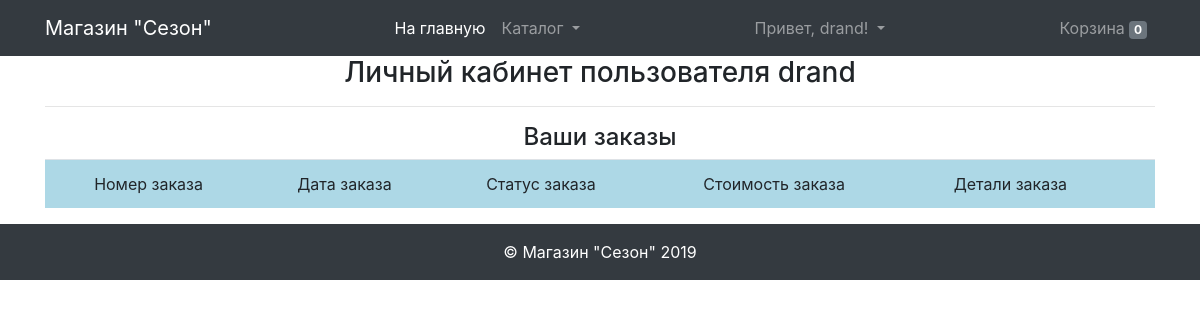
/account/ (signed in), run on an earlier commit of the app's database.
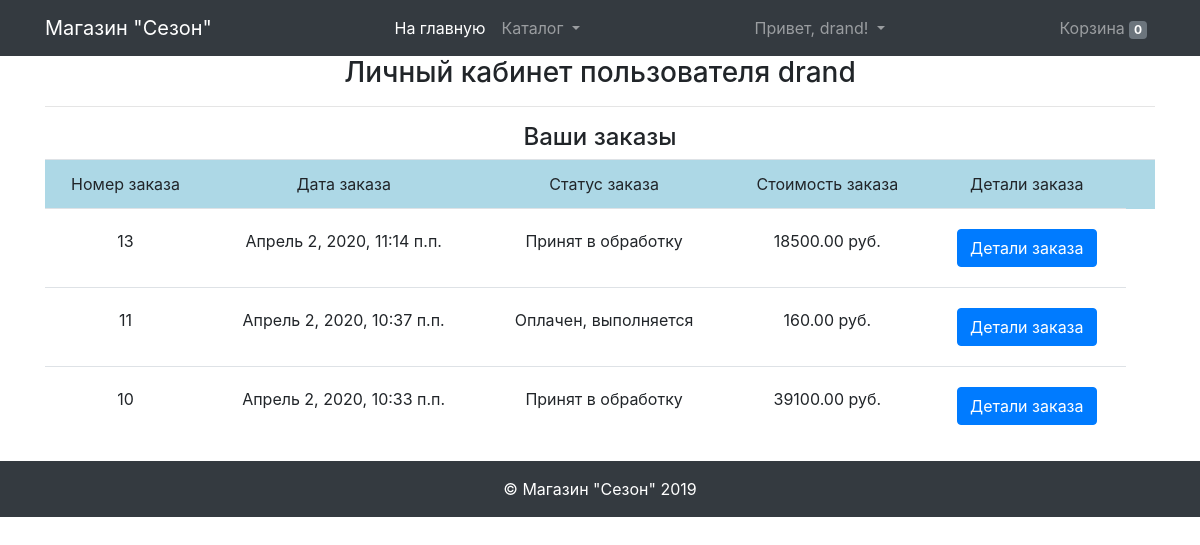
And on a later commit of the database.
### welcome/models.py (models this page shows, shortened)
class Order(models.Model):
	user = models.ForeignKey(settings.AUTH_USER_MODEL)
	items = models.ForeignKey(Cart)
	total = models.DecimalField(max_digits=9, decimal_places=2, default=0.00)
	first_name = models.CharField(max_length=200)
	last_name = models.CharField(max_length=200)
	phone = models.CharField(max_length=20)
	buying_type = models.CharField(max_length=40, choices=(('Самовывоз', 'Самовывоз'),
		('Доставка', 'Доставка')), default='Самовывоз')
	address = models.CharField(max_length=255, blank=True)
	date = models.DateTimeField(auto_now_add=True)
	comments = models.TextField()
	status = models.CharField(max_length=100, choices=ORDER_STATUS_CHOICES, default=ORDER_STATUS_CHOICES[0][0])

### welcome/views.py (the view)
# urls.py: url(r'^account/$', account_view, name='account'),
def account_view(request):
	order = Order.objects.filter(user=request.user).order_by('-id')
	username = request.user.username
	categories = Category.objects.all()
	parts = Part.objects.all()
	context = {
		'order': order,
        'categories': categories,
        'parts': parts,
		'username': username,
	}
	return render(request, 'account.html', context)

### welcome/models.py (called while the page is built)
	def get_absolute_url(self):
		return reverse('part_detail', kwargs={'part_slug': self.slug})

	def get_absolute_url(self):
		return reverse('category_detail', kwargs={'category_slug': self.slug})

### welcome/templates/account.html (shortened to what this page needs)
{% extends 'base.html' %}
{% load static %}
{% block content %}
<h3 class="text-center">Личный кабинет пользователя {{ request.user }}</h3>
<hr>
<h4 class='text-center'>Ваши заказы</h4>
<table class='table'>
<tr style='background:lightblue;'>
	<td class='text-center'>Номер заказа</td>
	<td class='text-center'>Дата заказа</td>
	<td class='text-center'>Статус заказа</td>
	<td class='text-center'>Стоимость заказа</td>
	<td class='text-center'>Детали заказа</td>
	<td></td>
</tr>
{% for item in order %}
<tr>
	<td class='text-center' style='padding-top: 20px; padding-bottom: 20px;'>{{ item.id }}</td>
	<td class='text-center' style='padding-top: 20px; padding-bottom: 20px;'>{{ item.date }}</td>
	<td class='text-center' style='padding-top: 20px; padding-bottom: 20px;'>{{ item.status }}</td>
	<td class='text-center' style='padding-top: 20px; padding-bottom: 20px;'>{{ item.total }} руб.</td>
	<td class='text-center' style='padding-top: 20px; padding-bottom: 20px;'><button type="button" class="btn btn-primary btn-md" data-toggle="modal" data-target="#myModal-{{ item.id }}">
  Детали заказа
</button></td>
</tr>
{% endfor %}
</table>
{% endblock content %}

What changed in the data, as far as the page shows it:
added Order: id "13", date "Апрель 2, 2020, 11:14 п.п.", status "Принят в обработку", total "18500.00"
added Order: id "11", date "Апрель 2, 2020, 10:37 п.п.", status "Оплачен, выполняется", total "160.00"
added Order: id "10", date "Апрель 2, 2020, 10:33 п.п.", status "Принят в обработку", total "39100.00"
